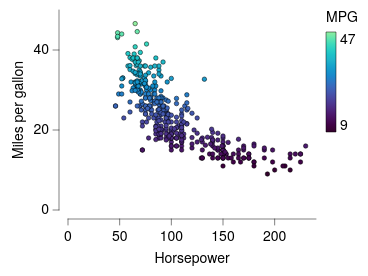

Write the Vega-Lite specification saved for this chart.
### Vega-Lite specification from a JSON file in a GitHub repository (floating-point values rounded to 4 significant figures; data arrays with more than 128 entries replaced by an {"elided": "..."} marker saying what was removed)
{"background": null, "config": {"arc": {"fill": "#DBDBDB", "fillOpacity": 1.0, "innerRadius": 25.0, "padAngle": 0.03, "stroke": "black", "strokeOpacity": 1, "strokeWidth": 0.25}, "area": {"fill": "#DBDBDB", "fillOpacity": 1.0, "stroke": "black", "strokeOpacity": 1, "strokeWidth": 0.25}, "axis": {"domain": true, "domainCap": "round", "domainColor": "black", "domainWidth": 0.25, "grid": false, "gridCap": "round", "gridColor": "#F1F1F1", "gridDash": [0, 0], "gridOpacity": 1.0, "gridWidth": 0.25, "labelColor": "black", "labelFont": "Helvetica Neue, HelveticaNeue, Helvetica, Arial, sans-serif", "labelFontSize": 7, "labelFontStyle": "normal", "labelFontWeight": 400, "offset": 4.5, "ticks": true, "tickCap": "round", "tickColor": "black", "tickRound": false, "tickSize": 3, "tickWidth": 0.25, "titleColor": "black", "titleFont": "Helvetica Neue, HelveticaNeue, Helvetica, Arial, sans-serif", "titleFontSize": 7, "titleFontStyle": "normal", "titleFontWeight": 400}, "axisX": {"domain": true, "labelAlign": "center", "labelAngle": 0, "labels": true, "ticks": true, "translate": 0}, "axisY": {"domain": true, "labelAlign": "right", "labelAngle": 0, "labels": true, "ticks": true, "translate": 0}, "axisRight": {"domain": true, "labelAlign": "left", "labelAngle": 0, "labels": true, "ticks": true, "translate": 0}, "axisTop": {"domain": true, "labelAlign": "center", "labelAngle": 0, "labels": true, "ticks": true, "translate": 0}, "axisBand": {"tickOffset": 0}, "bar": {"fill": "#DBDBDB", "fillOpacity": 1.0, "stroke": "black", "strokeOpacity": 1, "strokeWidth": 0.25}, "boxplot": {"size": 9.0, "ticks": {"cornerRadius": 0.25, "fill": "black", "opacity": 1, "size": 4.5, "thickness": 0.25}, "box": {"fillOpacity": 1.0, "stroke": "black", "strokeOpacity": 1, "strokeWidth": 0.25}, "median": {"cornerRadius": 0, "fill": "black", "fillOpacity": 1.0, "opacity": 1, "size": 9.0, "thickness": 0.25}, "rule": {"fill": "black", "fillOpacity": 1.0, "size": 10.0, "stroke": "black", "strokeDash": [0, 0], "strokeOpacity": 1, "strokeWidth": 0.25}, "outliers": {"color": "black", "fill": "black", "fillOpacity": 1.0, "size": 0, "stroke": "black", "strokeOpacity": 1, "strokeWidth": 0.25}}, "circle": {"fill": "black", "fillOpacity": 1.0, "size": 1.25, "stroke": null, "strokeOpacity": 1, "strokeWidth": 0.25}, "errorband": {"band": {"fillOpacity": 0.6, "stroke": null, "strokeWidth": 0.25, "strokeOpacity": 1}, "borders": {"opacity": 0, "strokeOpacity": 0.25, "strokeWidth": 1}}, "errorbar": {"opacity": 1, "rule": {"strokeDash": [0, 0], "strokeWidth": 0.25}, "ticks": {"color": "black", "cornerRadius": 0.125, "opacity": 1, "size": 6.0, "thickness": 0.25}, "thickness": 0.25}, "font": "Helvetica Neue, HelveticaNeue, Helvetica, Arial, sans-serif", "geoshape": {"fill": "#DBDBDB", "fillOpacity": 1.0, "stroke": "black", "strokeOpacity": 1, "strokeWidth": 0.25}, "header": {"labelColor": "black", "labelFont": "Helvetica Neue, HelveticaNeue, Helvetica, Arial, sans-serif", "labelFontSize": 7, "labelFontStyle": "normal", "labelFontWeight": 400, "titleColor": "black", "titleFont": "Helvetica Neue, HelveticaNeue, Helvetica, Arial, sans-serif", "titleFontSize": 7, "titleFontStyle": "normal", "titleFontWeight": 400, "titlePadding": 0}, "legend": {"disable": false, "offset": 4.5, "titlePadding": 4, "labelOffset": 2, "gradientLabelOffset": 2, "gradientLength": 50.0, "gradientThickness": 5.0, "gradientOpacity": 1.0, "gradientStrokeColor": "black", "gradientStrokeWidth": 0.25, "labelColor": "black", "labelFont": "Helvetica Neue, HelveticaNeue, Helvetica, Arial, sans-serif", "labelFontSize": 7, "labelFontStyle": "normal", "labelFontWeight": 400, "strokeColor": "black", "strokeWidth": 0, "symbolSize": 42, "symbolStrokeColor": "black", "symbolStrokeWidth": 0.25, "titleColor": "black", "titleFont": "Helvetica Neue, HelveticaNeue, Helvetica, Arial, sans-serif", "titleFontSize": 7, "titleFontStyle": "normal", "titleFontWeight": 400}, "line": {"color": "black", "stroke": "black", "strokeCap": "butt", "strokeDash": [0, 0], "strokeOpacity": 1, "strokeWidth": 0.5}, "point": {"filled": true, "fill": "#DBDBDB", "fillOpacity": 1.0, "size": 5.0, "stroke": "black", "strokeOpacity": 1, "strokeWidth": 0.25}, "range": {"category": ["#5CA7B1", "#B7D0EE", "#B7B3E4", "#B3DAB5", "#F5E1B3", "#3D727B", "#809DC7", "#867DAC", "#80A988", "#CBB17A", "#204148", "#546B94", "#584C77", "#507B5F", "#9D824D"], "diverging": {"scheme": ["#6F572A", "#876E43", "#9E875F", "#B5A17F", "#CABBA2", "#DCD6CC", "#F4F1E9", "#C9D7DA", "#9DBFC6", "#78A5AF", "#558B96", "#36717C", "#1A5762"]}, "heatmap": {"scheme": ["#32022B", "#43044D", "#4C196E", "#4D338C", "#484DA6", "#3A68BB", "#1D83CA", "#1D9CCB", "#23B5C9", "#28CDC5", "#4DE0B4", "#91EE9F"]}, "ordinal": {"scheme": ["#F1F1F1", "#DBDBDB", "#C6C6C6", "#B2B2B2", "#9D9D9D", "#898989", "#767676", "#636363", "#515151", "#404040", "#2F2F2F", "#1F1F1F"]}, "ramp": {"scheme": ["#32022B", "#43044D", "#4C196E", "#4D338C", "#484DA6", "#3A68BB", "#1D83CA", "#1D9CCB", "#23B5C9", "#28CDC5", "#4DE0B4", "#91EE9F"]}}, "rule": {"color": "black", "stroke": "black", "strokeCap": "round", "strokeDash": [2, 2], "strokeOpacity": 1, "strokeWidth": 0.25}, "scale": {"bandPaddingInner": 0.1, "bandPaddingOuter": 0.1, "round": false}, "rect": {"fill": "#DBDBDB", "fillOpacity": 1.0, "stroke": "black", "strokeOpacity": 1, "strokeWidth": 0.25}, "square": {"fill": "#DBDBDB", "fillOpacity": 1.0, "size": 10.0, "stroke": "black", "strokeOpacity": 1, "strokeWidth": 0.25}, "text": {"color": "black", "font": "Helvetica Neue, HelveticaNeue, Helvetica, Arial, sans-serif", "fontSize": 7, "fontStyle": "normal", "fontWeight": 400}, "tick": {"color": "black", "cornerRadius": 0.125, "opacity": 1.0, "size": 9.0, "thickness": 0.25}, "title": {"anchor": "middle", "frame": "group", "color": "black", "font": "Helvetica Neue, HelveticaNeue, Helvetica, Arial, sans-serif", "fontSize": 7, "fontStyle": "normal", "fontWeight": 400, "subtitleColor": "black", "subtitleFont": "Helvetica Neue, HelveticaNeue, Helvetica, Arial, sans-serif", "subtitleFontSize": "Helvetica Neue, HelveticaNeue, Helvetica, Arial, sans-serif", "subtitleFontStyle": "normal", "subtitleFontWeight": 400}, "trail": {"color": "black", "opacity": 1, "size": 0.5}, "view": {"continuousWidth": 124, "continuousHeight": 100, "discreteWidth": 124, "discreteHeight": 100, "fill": null, "stroke": null, "strokeWidth": 0.25}}, "data": {"name": "data-7285c4e2e195e5a75737a34913199f5f"}, "mark": {"type": "point"}, "encoding": {"color": {"field": "Miles_per_Gallon", "title": "MPG", "type": "quantitative"}, "x": {"field": "Horsepower", "title": "Horsepower", "type": "quantitative"}, "y": {"field": "Miles_per_Gallon", "title": "Miles per gallon", "type": "quantitative"}}, "$schema": "https://vega.github.io/schema/vega-lite/v6.4.1.json", "datasets": {"data-7285c4e2e195e5a75737a34913199f5f": {"elided": "392 records"}}}
